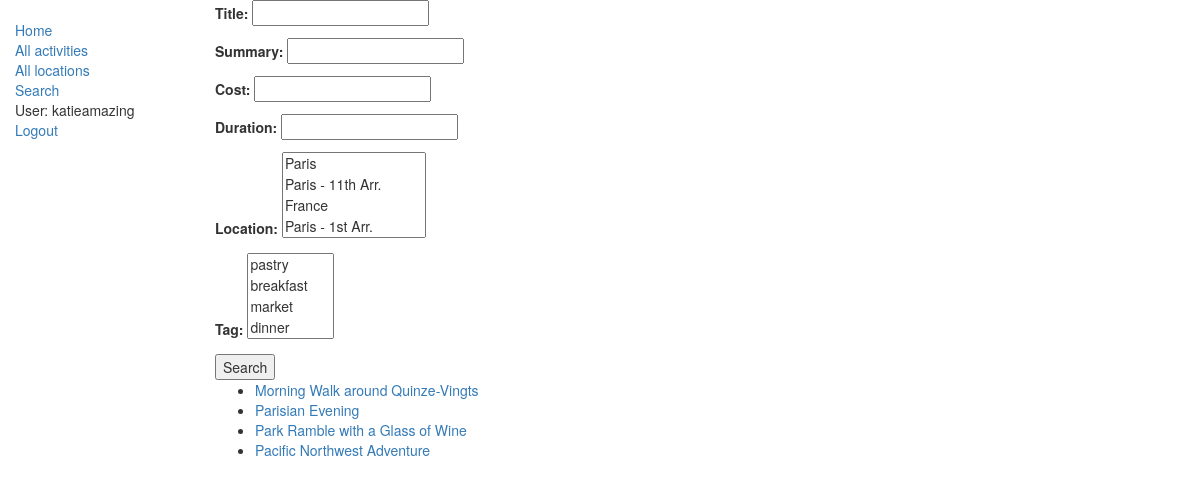
The app's page /catalog/search/ (signed in) with its own data.
### catalog/models.py (models this page shows, shortened)
class Location(models.Model):
    location = models.CharField(max_length=200, help_text='Enter a location for this activity.')
    def __str__(self):
        return self.location

class Tag(models.Model):
    tag = models.CharField(max_length=200, help_text='Enter a tag for this activity to help people find it.')
    def __str__(self):
        return self.tag

class Activity(models.Model):
    title = models.CharField(max_length=200)
    summary = models.TextField(max_length=1000, help_text='Enter a brief description of the activity.') #Markdown
    summary_html = models.TextField(max_length=1000, editable=False)
    cost = models.IntegerField(help_text='Enter an approximate median cost for this activity.')
    duration = models.IntegerField(help_text='Enter an approximate number of hours this activity might take.')
    author = models.ForeignKey(User, on_delete=models.SET_NULL, null=True)
    location = models.ManyToManyField(Location, help_text='Select a location for this activity.')
    tag = models.ManyToManyField(Tag, help_text='Enter a tag for this activity to help people find it.')
    def get_absolute_url(self):
        return reverse('activity-detail', args=[str(self.id)])

### catalog/views.py (the view)
def search(request):
    activity_list = Activity.objects.all()
    activity_filter = ActivityFilter(request.GET, queryset=activity_list)
    return render(request, 'search/activities.html', {'filter': activity_filter})

### catalog/templates/search/activities.html
{% extends 'base_generic.html' %}
{% block content %}
  <form method="get">
    {{ filter.form.as_p }}
    <button type="submit">Search</button>
  </form>
  <ul>
  {% for activity in filter.qs %}
    <li>
      <a href="{{ activity.get_absolute_url }}">{{ activity.title }}</a>
    </li>
  {% endfor %}
  </ul>
{% endblock %}

### catalog/templates/base_generic.html (shortened to what this page needs)
<!DOCTYPE html>
<html lang="en">
<head>
  <link rel="stylesheet" href="https://maxcdn.bootstrapcdn.com/bootstrap/3.3.7/css/bootstrap.min.css">
  {% load static %}
  <link rel="stylesheet" href="{% static 'css/styles.css' %}">
</head>
<body>
  <div class="container-fluid">
    <div class="row">
      <div class="col-sm-2">
      {% block sidebar %}
      <ul class="sidebar-nav">
          <li><a href="{% url 'index' %}">Home</a></li>
          <li><a href="{% url 'activities' %}">All activities</a></li>
          <li><a href="{% url 'locations' %}">All locations</a></li>
          <li><a href="{% url 'search' %}">Search</a></li>
          {% if user.is_authenticated %}
            <li>User: {{ user.get_username }}</li>
            <li><a href="{% url 'logout'%}?next={{request.path}}">Logout</a></li>
          {% else %}
            <li><a href="{% url 'login'%}?next={{request.path}}">Login</a></li>
          {% endif %}
      </ul>
     {% endblock %}
      </div>
      <div class="col-sm-10 ">
      {% block content %}{% endblock %}
      </div>
    </div>
  </div>
</body>
</html>

### catalog/static/css/styles.css (style rules this page uses)
.sidebar-nav { margin-top: 20px; padding: 0; list-style: none; }

### records on screen
Location: location "Paris / Paris - 11th Arr. / France / Paris - 1st Arr."
Tag: tag "pastry / breakfast / market / dinner"
Activity: title "Morning Walk around Quinze-Vingts"
Activity: title "Parisian Evening"
Activity: title "Park Ramble with a Glass of Wine"
Activity: title "Pacific Northwest Adventure"

### other values on screen
{{ user.get_username }} "katieamazing"
